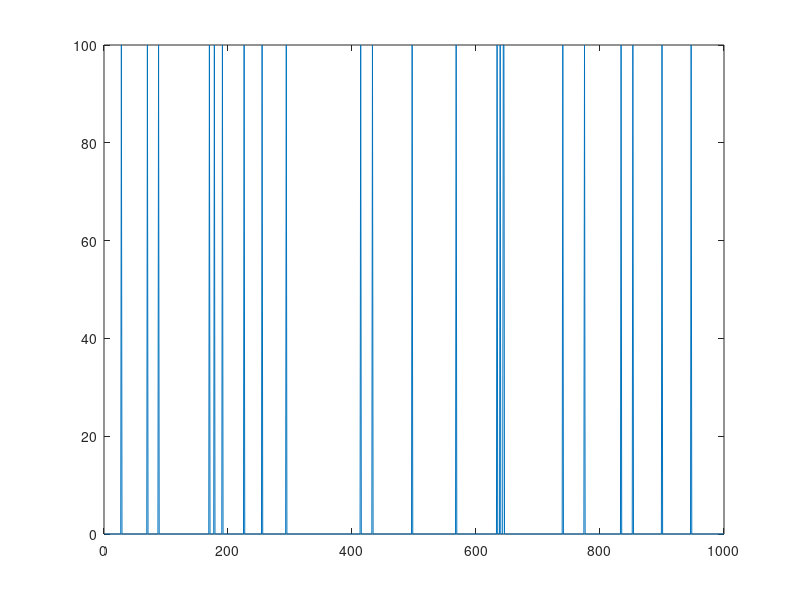

Write the MATLAB code that produced this figure. (Note: this script raises an error after producing the figure.)
% Hodgkin-Huxley demo for calcium imaging of spike trains

clear variables
close all

% Choose basic settings for simulations
n_t             = 1e3;
decim           = 2;
deltat          = 7e-2/decim;         % 10Hz sampling rate
f_fname         = @f_HH;
g_fname         = @g_Id;

% Input to the HH system
u       = 1e2*(randn(1,n_t)>2);
% u = 5e1*randn(1,n_t);
figure,plot(u)


% Build priors for model inversion
priors.muX0 = [0;0;-2.8843;-0.7645;0.3882];
priors.SigmaX0 = 0e-1*eye(5);
priors.muTheta = [1;0*ones(4,1)];
priors.SigmaTheta = 0e1*eye(5);
priors.SigmaTheta(2,2) = 0;
priors.a_alpha      = 1e0;
priors.b_alpha      = 1e0;
priors.a_sigma      = 1e3;
priors.b_sigma      = 1e0;
for t = 1:n_t
    dq              = 1e4*ones(5,1);
    dq(2)           = 1e-2;
    priors.iQx{t}   = diag(dq);
end

% Build options structure for temporal integration of SDE
inF.delta_t     = deltat;
inF.a           = 0.5;
inG.ind         = 1;
options.priors = priors;
options.updateHP    = 0;
options.GnFigs = 1;
options.backwardLag = 2;
options.inF     = inF;
options.inG     = inG;

options.decim   = decim;
dim.n_theta         = 5;
dim.n_phi           = 0;
dim.n               = 5;

% Build time series of hidden states and observations
alpha   = Inf;
sigma   = 1e1;
theta   = [1;0;0*randn(3,1)];
phi     = [];
x0 = [0;0;-2.8843;-0.7645;0.3882];
[y,x,x0,eta,e] = simulateNLSS(...
    n_t,f_fname,g_fname,theta,phi,u,alpha,sigma,options,x0);

% display time series of hidden states and observations
displaySimulations(y,x,eta,e)
disp('--paused--')
pause



% Call inversion routine
[posterior,out] = VBA_NLStateSpaceModel(y,[],f_fname,g_fname,dim,options);


%------------ Display results ------------------%
displayResults(posterior,out,y,x,x0,theta,phi,alpha,sigma)



